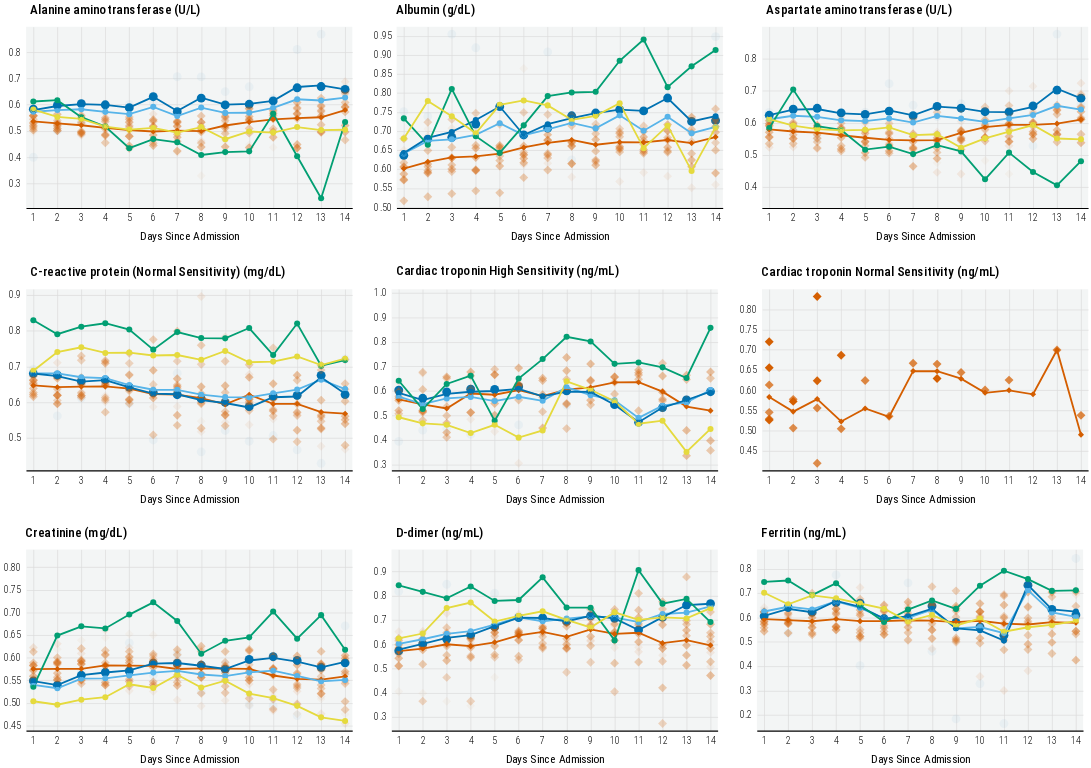

Source (notebook cell):
### Code cell
def plot_lab(df=None, lab='Neutrophil count (10*3/uL)', is_country=True):
    d = df.copy()
    d = d[d.lab == lab]
    
    showLegend = False
    if lab == 'Lactate dehydrogenase (U/L)':
        showLegend = True
    
    """
    Country-Level
    """
    dm = d[d.siteid.str.contains('META')].copy()
    dm.siteid = dm.siteid.apply(lambda x: x.replace('META-', ''))
    color_scale=alt.Scale(domain=countries, range=country_colors)
    
    plot = alt.Chart(
        dm
    ).mark_line(
#         point=True,
        size=2.5,
#         stroke='black',
        opacity=1
    ).encode(
        x=alt.X("day:Q", title='Days Since Admission', axis=alt.Axis(labelAngle=0, tickCount=10), scale=alt.Scale(clamp=True, nice=False, padding=10)),
        y=alt.Y("value:Q", title=None, scale=alt.Scale(zero=False, nice=False, padding=10)),
        shape=alt.Shape("siteid:N", title='Continent', scale=alt.Scale(domain=['USA', 'EUROPE'], range=['diamond', 'circle']), legend=alt.Legend() if showLegend else None),
        color=alt.Color("siteid:N", title='Country & Continent', scale=color_scale, legend=alt.Legend() if showLegend else None),
    ).properties(
        width=450,
        height=250
    )
    
    point = plot.mark_point(
        filled=True,
        opacity=1,
        size=30
    ).encode(
        color=alt.Color("siteid:N", title='Country & Continent', scale=color_scale)
    )
    

    cp = (plot + point) # if is_country else plot

    """
    Site-Level
    """
    dm = d[~d.siteid.str.contains('META')].copy()
    color_scale=alt.Scale(domain=sites, range=site_colors)

    plot = alt.Chart(
        dm
    ).mark_line(
#         point=True,
        size=2.5,
#         stroke='black',
        opacity=0
    ).encode(
        x=alt.X("day:Q", title='Days Since Admission', axis=alt.Axis(labelAngle=0, tickCount=10), scale=alt.Scale(clamp=True, nice=False, padding=10)),
        y=alt.Y("value:Q", title=None, scale=alt.Scale(zero=False, nice=False, padding=10)),
        color=alt.Color("siteid:N", title=None, scale=color_scale, legend=None),
    ).properties(
        width=450,
        height=250
    )
    
    point = plot.mark_point(
        filled=True,
        opacity=0.5,
        size=150
    ).encode(
        color=alt.Color("siteid:N", title=None, scale=alt.Scale(domain=sites, range=site_colors), legend=None),
#         size=alt.Size('N:Q', title='Sample Size', legend=alt.Legend() if showLegend else None),
        
#         color=alt.Color("N:Q", title='Sample Size', legend=alt.Legend() if showLegend else None),
        shape=alt.Shape("siteid:N", title=None, scale=alt.Scale(domain=sites, range=site_shapes), legend=None),
        
        opacity=alt.Opacity('N:Q', title='Sample Size', scale=alt.Scale(range=[0, 1]), legend=alt.Legend() if showLegend else None)
    )
    

    sp = (plot + point) # if is_country else plot
    
    """
    Combine
    """
    plot = (sp + cp).resolve_scale(color='independent', size='independent', shape='independent', opacity='independent')
    
    plot = plot.properties(
        title={
            "text": [
                f"{lab}",
            ],
            "dx": 30,
            'fontSize': 18,
            "subtitleColor": "gray",
        }
    )

    return plot

# plot = plot_lab(df=df)

p1 = alt.hconcat(*(
   plot_lab(df=df, lab=lab, is_country=True) for lab in unique_labs[0:3]
), spacing=30)#.resolve_scale(color='shared', shape='shared', stroke='independent', size='independent')

p2 = alt.hconcat(*(
   plot_lab(df=df, lab=lab, is_country=True) for lab in unique_labs[3:6]
), spacing=30)#.resolve_scale(color='shared', shape='shared', stroke='independent', size='independent')

p3 = alt.hconcat(*(
   plot_lab(df=df, lab=lab, is_country=True) for lab in unique_labs[6:9]
), spacing=30)#.resolve_scale(color='shared', shape='shared', stroke='independent', size='independent')

plot = alt.vconcat(p1, p2, p3, spacing=30)#.resolve_scale(color='shared')

# plot = plot.properties(
#     title={
#         "text": [
#             f"Lab Trajectory",
#         ],
#         "dx": 30,
# #         "subtitle": [
# #             get_visualization_subtitle(data_release=data_release, with_num_sites=False)
# #         ],
#         "subtitleColor": "gray",
#     }
# )

plot = apply_theme(
    plot,
    axis_y_title_font_size=16,
    title_anchor='start',
    legend_orient='right',
    legend_title_orient='top',
    axis_label_font_size=14,
    header_label_font_size=16,
    subtitle_font_size=18,
#     point_size=100
)

plot
